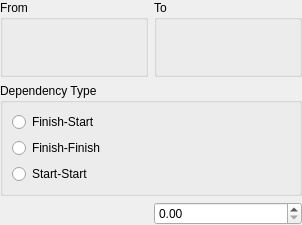
<?xml version="1.0" encoding="UTF-8"?>
<ui version="4.0">
 <author>Dag Andersen &lt;danders@get2net.dk&gt;</author>
 <class>KPlato::RelationPanel</class>
 <widget class="QWidget" name="KPlato::RelationPanel">
  <property name="enabled">
   <bool>true</bool>
  </property>
  <property name="geometry">
   <rect>
    <x>0</x>
    <y>0</y>
    <width>302</width>
    <height>225</height>
   </rect>
  </property>
  <property name="sizePolicy">
   <sizepolicy hsizetype="Preferred" vsizetype="Preferred">
    <horstretch>0</horstretch>
    <verstretch>0</verstretch>
   </sizepolicy>
  </property>
  <property name="minimumSize">
   <size>
    <width>0</width>
    <height>0</height>
   </size>
  </property>
  <layout class="QVBoxLayout">
   <property name="margin">
    <number>0</number>
   </property>
   <item>
    <layout class="QHBoxLayout">
     <property name="spacing">
      <number>6</number>
     </property>
     <property name="margin">
      <number>0</number>
     </property>
     <item>
      <widget class="QGroupBox" name="groupBox">
       <property name="title">
        <string>From</string>
       </property>
       <layout class="QHBoxLayout">
        <property name="spacing">
         <number>6</number>
        </property>
        <property name="margin">
         <number>9</number>
        </property>
        <item>
         <widget class="QLabel" name="fromName">
          <property name="text">
           <string/>
          </property>
          <property name="alignment">
           <set>Qt::AlignLeading|Qt::AlignLeft|Qt::AlignTop</set>
          </property>
          <property name="wordWrap">
           <bool>true</bool>
          </property>
         </widget>
        </item>
       </layout>
      </widget>
     </item>
     <item>
      <widget class="QGroupBox" name="groupBox_2">
       <property name="title">
        <string>To</string>
       </property>
       <layout class="QHBoxLayout">
        <property name="spacing">
         <number>6</number>
        </property>
        <property name="margin">
         <number>9</number>
        </property>
        <item>
         <widget class="QLabel" name="toName">
          <property name="text">
           <string/>
          </property>
          <property name="alignment">
           <set>Qt::AlignLeading|Qt::AlignLeft|Qt::AlignTop</set>
          </property>
          <property name="wordWrap">
           <bool>true</bool>
          </property>
         </widget>
        </item>
       </layout>
      </widget>
     </item>
    </layout>
   </item>
   <item>
    <widget class="QGroupBox" name="relationType">
     <property name="title">
      <string>Dependency Type</string>
     </property>
     <layout class="QVBoxLayout">
      <property name="spacing">
       <number>6</number>
      </property>
      <property name="margin">
       <number>9</number>
      </property>
      <item>
       <widget class="QRadioButton" name="bFinishStart">
        <property name="text">
         <string>Finish-Start</string>
        </property>
       </widget>
      </item>
      <item>
       <widget class="QRadioButton" name="bFinishFinish">
        <property name="text">
         <string>Finish-Finish</string>
        </property>
       </widget>
      </item>
      <item>
       <widget class="QRadioButton" name="bStartStart">
        <property name="text">
         <string>Start-Start</string>
        </property>
       </widget>
      </item>
     </layout>
    </widget>
   </item>
   <item>
    <layout class="QHBoxLayout">
     <item>
      <widget class="QLabel" name="lagLabel">
       <property name="text">
        <string/>
       </property>
       <property name="alignment">
        <set>Qt::AlignLeading|Qt::AlignLeft|Qt::AlignVCenter</set>
       </property>
       <property name="wordWrap">
        <bool>true</bool>
       </property>
       <property name="buddy">
        <cstring>lag</cstring>
       </property>
      </widget>
     </item>
     <item>
      <widget class="DurationSpinBox" name="lag"/>
     </item>
    </layout>
   </item>
  </layout>
 </widget>
 <layoutdefault spacing="6" margin="11"/>
 <customwidgets>
  <customwidget>
   <class>DurationSpinBox</class>
   <extends>QDoubleSpinBox</extends>
   <header>kptdurationspinbox.h</header>
  </customwidget>
 </customwidgets>
 <resources/>
 <connections/>
</ui>
